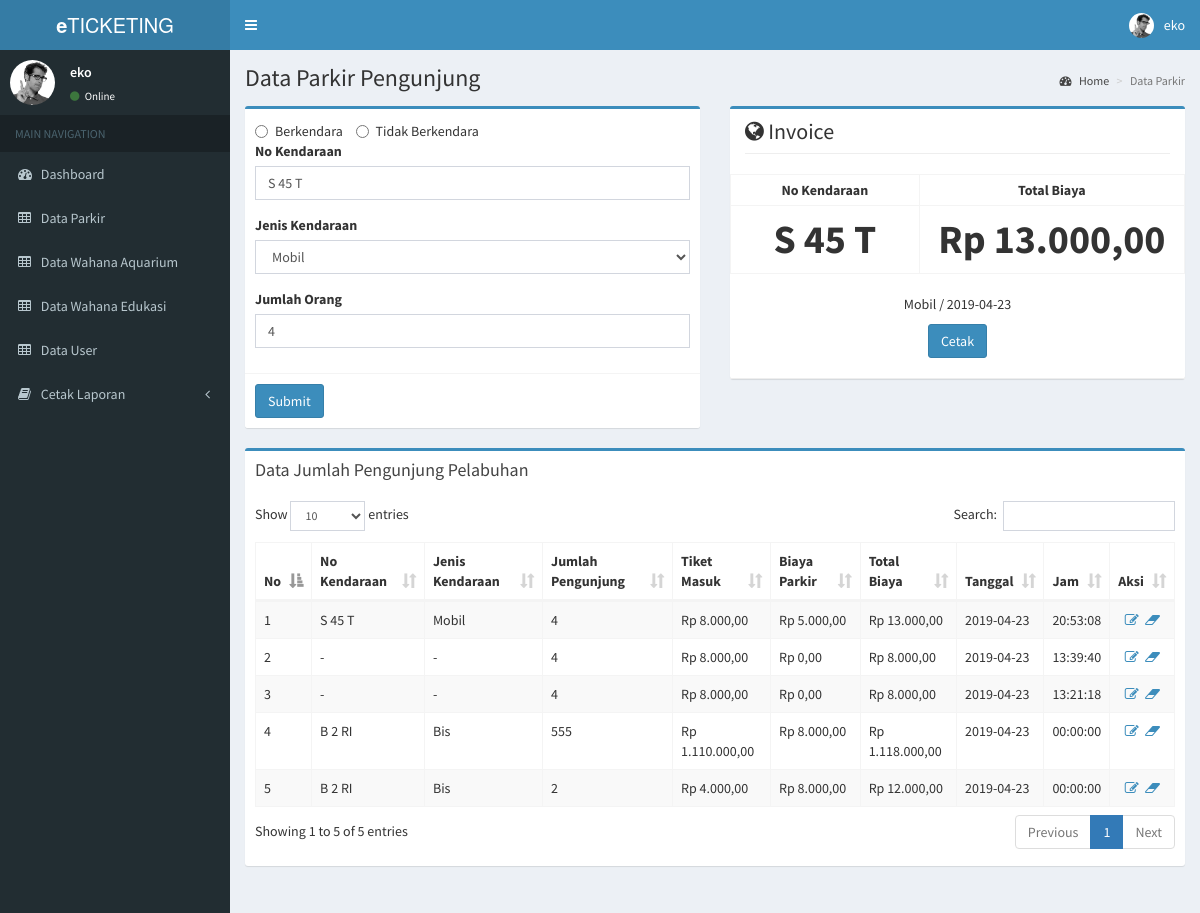
/pages/edit_parkir.php?id_parkir=33 (signed in), run on the app's committed database.
### tables this page shows
CREATE TABLE `tb_parkir` (
  `id` int(11) NOT NULL,
  `id_user` varchar(10) DEFAULT NULL,
  `plat` varchar(100) NOT NULL DEFAULT '-',
  `jenis` varchar(100) DEFAULT NULL,
  `jml_orang` int(5) DEFAULT NULL,
  `biaya_orang` int(11) DEFAULT NULL,
  `biaya_parkir` int(11) DEFAULT NULL,
  `total_biaya` int(11) DEFAULT NULL,
  `tanggal` date DEFAULT NULL,
  `jam` time NOT NULL
);

### pages/edit_parkir.php (the view, shortened to what this page needs)
<?php
include('header.php');
$id_parkir = $_GET['id_parkir'];
$sqlaq = mysqli_query($connect, "SELECT * FROM tb_parkir WHERE id=$id_parkir");
$editaq = mysqli_fetch_array($sqlaq);
?>
  <div class="content-wrapper">
    <section class="content-header">
      <h1>
        Data Parkir Pengunjung
      </h1>
      <ol class="breadcrumb">
        <li><a href="index.php"><i class="fa fa-dashboard"></i> Home</a></li>
        <li class="active">Data Parkir</li>
      </ol>
    </section>
    <section class="content">
     <div class="row">
        <div class="col-md-6">
          <div class="box box-primary">
            <form action="" method="post">
              <div class="box-body">
              <label class="radio-inline" for="hasil-0">
                <input type="radio" onclick="document.getElementById('plat').disabled = false;document.getElementById('jenis').disabled = false;" name="hasil" id="hasil-0" value="1" selected required>
                Berkendara
            </label>
            <label class="radio-inline" for="hasil-1">
                <input type="radio" name="hasil" id="hasil-1" value="0"  onclick="document.getElementById('plat').disabled = true;document.getElementById('jenis').disabled = true;" required >
                Tidak Berkendara
            </label>
                <div class="form-group">
                  <label for="exampleInputEmail1">No Kendaraan</label>
                  <input type="text" name="plat" id="plat" class="form-control" id="exampleInputEmail1" placeholder="No Kendaraan" value="<?php echo $editaq['plat']; ?>">
                </div>
                 <div class="form-group">
                   <label for="exampleInputPassword1">Jenis Kendaraan</label><br>
                    <select name="jenis" id="jenis" class="form-control">
                    <option value="<?php echo $editaq['jenis']; ?>"><?php echo $editaq['jenis']; ?></option>
                    </select>
                </div>
                <div class="form-group">
                  <label for="exampleInputPassword1">Jumlah Orang</label>
                  <input type="number" name="jml_orang" class="form-control" id="exampleInputPassword1" placeholder="Jumlah Orang" required oninvalid="this.setCustomValidity('Data Tidak Boleh Kosong!')" oninput="setCustomValidity('')" value="<?php echo $editaq['jml_orang']; ?>">
                </div>
              </div>
              <div class="box-footer">
                <button type="submit" name="parkir" class="btn btn-primary">Submit</button>
              </div>
            </form>
          </div>
        </div>
         <div class="col-md-6">
          <div class="box box-primary">
          <div class="col-xs-12">
          <h2 class="page-header">
            <i class="fa fa-globe"></i> Invoice
          </h2>
        </div>
            <table class='table table-condensed table-bordered'>
        <tbody>
          <?php
          include ('../config.php');
$sql = mysqli_query($connect, "SELECT * FROM tb_parkir order by id desc limit 1");
$data = mysqli_fetch_array($sql);
?>
          <tr><th width='130px' scope='row' style="text-align:center;">No Kendaraan</th> <th width='130px' scope='row' style="text-align:center;">Total Biaya</th></tr>
          <tr><th width='130px' scope='row' style="text-align:center;font-size: 40px;"><?php echo $data['plat'];?> </th> <th width='130px' scope='row'  style="text-align:center;font-size: 40px;"><?php echo rupiah($data['total_biaya']);?></th></tr>
        </tbody>
        </table>
        <center><p><?php echo $data['jenis'];?> / <?php echo $data['tanggal'];?></p>
        <a href="cetak_parkir.php" ><button class="btn btn-primary">Cetak</button></a><hr></center>
          </div>
        </div>
      </div>
      <div class="row">
       <div class="col-xs-12">
          <div class="box box-primary">
            <div class="box-header">
              <h3 class="box-title">Data Jumlah Pengunjung Pelabuhan</h3>
            </div>
            <div class="box-body">
              <table id="example1" class="table table-bordered table-striped">
                <thead>
                <tr>
                <th>No</th>
                  <th>No Kendaraan</th>
                  <th>Jenis Kendaraan</th>
                  <th>Jumlah Pengunjung</th>
                  <th>Tiket Masuk</th>
                  <th>Biaya Parkir</th>
                  <th>Total Biaya</th>
                  <th>Tanggal</th>
                  <th>Jam</th>
                  <?php  if($_SESSION['level'] == "Administrator") { ?>
                  <th>Aksi</th>
                  <?php } ?>
                </tr>
                </thead>
                <tbody>
                <?php
                include '../config.php';
                $no=1;
                $query = mysqli_query($connect, "SELECT * FROM tb_parkir ORDER BY id DESC");
                while ($data = mysqli_fetch_array($query)) {
                ?>
                <tr>
                <td><?php echo $no++;?></td>
                  <td><?php echo $data['plat'];?></td>
                  <td><?php echo $data['jenis'];?>
                  </td>
                  <td><?php echo $data['jml_orang'];?></td>
                  <td><?php echo rupiah($data['biaya_orang']);?></td>
                  <td><?php echo rupiah($data['biaya_parkir']);?></td>
                  <td><?php echo rupiah($data['total_biaya']);?></td>
                  <td><?php echo $data['tanggal'];?></td>
                  <td><?php echo $data['jam'];?></td>
                  <?php  if($_SESSION['level'] == "Administrator") { ?>
                  <td><center>
                                <a class="fa fa-fw fa-edit" title="Ubah" href="edit_parkir.php?id_parkir=<?php echo $data['id'];?>"></a>
                                <a class="fa fa-fw fa-eraser" title="Hapus" href="delete_parkir.php?id_parkir=<?php echo $data['id'];?>" onclick="javascript: return confirm('Anda yakin hapus ?')"></a>
                              </center></td>
                  <?php } ?>
                </tr>
                <?php
                }
                ?>
                </tbody>
              </table>
            </div>
          </div>
        </div>
      </div>
    </section>
  </div>
<?php
include 'footer.php';
function rupiah($angka){
  $hasil_rupiah = "Rp " . number_format($angka,2,',','.');
  return $hasil_rupiah;
}
?>

### data on the page
tb_parkir: plat "S 45 T", jenis "Mobil", jml_orang "4", total_biaya "Rp 13.000,00", tanggal "2019-04-23", biaya_orang "Rp 8.000,00", biaya_parkir "Rp 5.000,00", jam "20:53:08"
tb_parkir: plat "-", jenis "-", jml_orang "4", biaya_orang "Rp 8.000,00", biaya_parkir "Rp 0,00", total_biaya "Rp 8.000,00", tanggal "2019-04-23", jam "13:39:40"
tb_parkir: plat "-", jenis "-", jml_orang "4", biaya_orang "Rp 8.000,00", biaya_parkir "Rp 0,00", total_biaya "Rp 8.000,00", tanggal "2019-04-23", jam "13:21:18"
tb_parkir: plat "B 2 RI", jenis "Bis", jml_orang "555", biaya_orang "Rp 1.110.000,00", biaya_parkir "Rp 8.000,00", total_biaya "Rp 1.118.000,00", tanggal "2019-04-23", jam "00:00:00"
tb_parkir: plat "B 2 RI", jenis "Bis", jml_orang "2", biaya_orang "Rp 4.000,00", biaya_parkir "Rp 8.000,00", total_biaya "Rp 12.000,00", tanggal "2019-04-23", jam "00:00:00"

### other printed values
$_SESSION['nama_user'] "eko"
